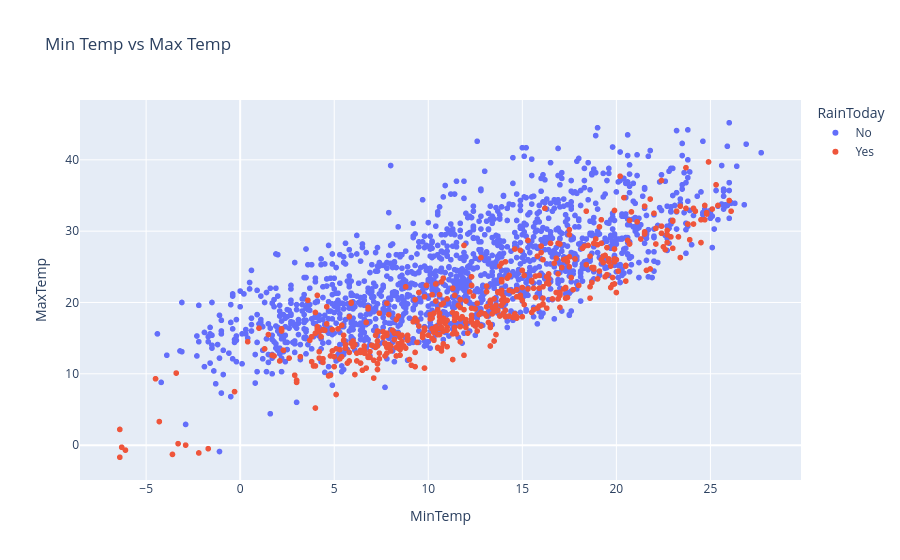

Here is the notebook cell this chart was saved with:
### Code cell
px.scatter(df.sample(2000),x='MinTemp',y = 'MaxTemp', color='RainToday', title = "Min Temp vs Max Temp")

### Figure 1 — Plotly figure (JSON) as saved in the notebook; plotly's stock layout.template omitted (floating-point values rounded to 4 significant figures; data arrays with more than 128 entries replaced by an {"elided": "..."} marker saying what was removed)
{"data": [{"hovertemplate": "RainToday=No<br>MinTemp=%{x}<br>MaxTemp=%{y}<extra></extra>", "legendgroup": "No", "marker": {"color": "#636efa", "symbol": "circle"}, "mode": "markers", "name": "No", "showlegend": true, "type": "scattergl", "x": {"elided": "1523 float values"}, "xaxis": "x", "y": {"elided": "1523 float values"}, "yaxis": "y"}, {"hovertemplate": "RainToday=Yes<br>MinTemp=%{x}<br>MaxTemp=%{y}<extra></extra>", "legendgroup": "Yes", "marker": {"color": "#EF553B", "symbol": "circle"}, "mode": "markers", "name": "Yes", "showlegend": true, "type": "scattergl", "x": {"elided": "477 float values"}, "xaxis": "x", "y": {"elided": "477 float values"}, "yaxis": "y"}], "layout": {"legend": {"title": {"text": "RainToday"}, "tracegroupgap": 0}, "title": {"text": "Min Temp vs Max Temp"}, "xaxis": {"anchor": "y", "domain": [0, 1], "title": {"text": "MinTemp"}}, "yaxis": {"anchor": "x", "domain": [0, 1], "title": {"text": "MaxTemp"}}}}
